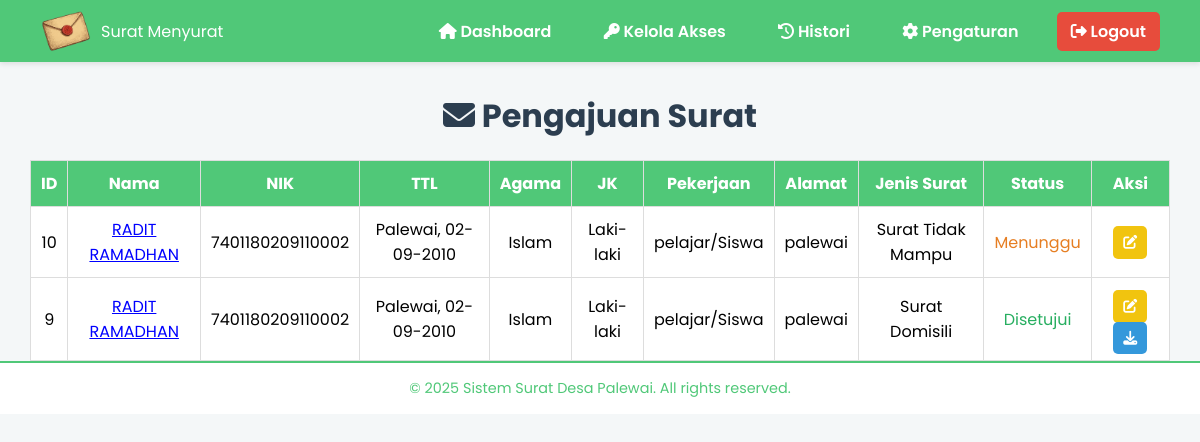
The page /pengajuan_surat.php (signed in) on the database its author committed.
### tables this page shows
CREATE TABLE `pengajuan` (
  `id` int(11) NOT NULL,
  `nama` varchar(100) NOT NULL,
  `nik` varchar(20) NOT NULL,
  `ttl` varchar(100) DEFAULT NULL,
  `agama` varchar(20) DEFAULT NULL,
  `jk` enum('Laki-laki','Perempuan') DEFAULT NULL,
  `pekerjaan` varchar(50) DEFAULT NULL,
  `alamat` text DEFAULT NULL,
  `jenis_surat` varchar(50) NOT NULL,
  `berkas` varchar(255) NOT NULL,
  `status` varchar(20) DEFAULT 'Menunggu',
  `tanggapan` text DEFAULT NULL,
  `tgl_pengajuan` datetime DEFAULT current_timestamp()
);

### pengajuan_surat.php (the view, shortened to what this page needs)
<?php
include "config.php";
$role = $_SESSION['role'];
$data = mysqli_query($conn, "SELECT * FROM pengajuan ORDER BY id DESC");
?>
<!DOCTYPE html>
<html lang="id">
<head>
<link rel="stylesheet" href="https://cdnjs.cloudflare.com/ajax/libs/font-awesome/6.4.0/css/all.min.css">
</head>
<body>
<header>
    <div class="logo"><img src="icon.png"><span>Surat Menyurat</span></div>
    <nav>
        <?php if($role == 'admin'){ ?>
            <a href="admin_dashboard.php"><i class="fas fa-home"></i> Dashboard</a>
            <a href="kelola_akses.php"><i class="fas fa-key"></i> Kelola Akses</a>
            <a href="histori.php"><i class="fas fa-history"></i> Histori</a>
            <a href="setting.php"><i class="fas fa-cog"></i> Pengaturan</a>
        <?php } ?>
        <a class="logout" href="logout.php"><i class="fas fa-sign-out-alt"></i> Logout</a>
    </nav>
</header>
<div class="container">
    <h1><i class="fas fa-envelope"></i> Pengajuan Surat</h1>
    <table>
        <tr>
            <th>ID</th><th>Nama</th><th>NIK</th><th>TTL</th><th>Agama</th><th>JK</th><th>Pekerjaan</th>
            <th>Alamat</th><th>Jenis Surat</th><th>Status</th><th>Aksi</th>
        </tr>
        <?php while($row = mysqli_fetch_assoc($data)): ?>
        <tr>
            <td><?=$row['id']?></td>
            <td>
                <a href="#" style="color:blue; text-decoration:underline;" onclick='openDetailModal(<?=json_encode($row)?>)'>
                    <?=$row['nama']?>
                </a>
            </td>
            <td><?=$row['nik']?></td>
            <td><?=$row['ttl']?></td>
            <td><?=$row['agama']?></td>
            <td><?=$row['jk']?></td>
            <td><?=$row['pekerjaan']?></td>
            <td><?=$row['alamat']?></td>
            <td><?=$row['jenis_surat']?></td>
            <td>
                <?php
                    if ($row['status']=="Menunggu") echo "<span style='color:#e67e22;'>Menunggu</span>";
                    elseif ($row['status']=="Proses") echo "<span style='color:#3498db;'>Proses</span>";
                    else echo "<span style='color:#27ae60;'>Disetujui</span>";
                ?>
            </td>
            <td>
                <button class="btn edit" onclick="openStatusModal(<?=$row['id']?>,'<?=$row['status']?>')"><i class="fas fa-edit"></i></button>
                <?php if($row['status']=="Disetujui"){
                    $id_pengajuan=$row['id']; $jenis_surat=$row['jenis_surat'];
                    $file_php="";
                    switch($jenis_surat){
                        case "Surat Domisili": $file_php="surat/surat_domisili.php?id=$id_pengajuan"; break;
                    }
                    echo '<a class="btn download" href="'.$file_php.'" target="_blank"><i class="fas fa-download"></i></a>';
                } ?>
            </td>
        </tr>
        <?php endwhile; ?>
    </table>
</div>
<footer>&copy; <?=date('Y')?> Sistem Surat Desa Palewai. All rights reserved.</footer>
</body>
</html>

### pengajuan_surat.php (style rules this page uses)
* { margin:0;padding:0;box-sizing:border-box;font-family:"Poppins",sans-serif; }
body { background:#f4f7f8; }
header { background:#50C878; padding:10px 40px; color:white; display:flex; justify-content:space-between; align-items:center; box-shadow:0 2px 5px rgba(0,0,0,0.1); }
header .logo { display:flex; align-items:center; }
header .logo img { height:42px;margin-right:10px; }
header nav a { color:white; margin-left:20px; text-decoration:none; font-weight:600; padding:8px 14px; border-radius:5px; transition:0.3s; }
header nav .logout { background:#e74c3c; }
.container { width:95%;margin:auto;margin-top:30px; }
h1 { text-align:center;margin-bottom:20px;color:#2c3e50; }
table { width:100%;border-collapse:collapse;background:white;margin-top:20px; }
table th,table td { padding:10px;border:1px solid #ddd;text-align:center; }
table th { background:#50C878;color:white; }
.btn { padding:6px 10px;border:none;border-radius:5px;cursor:pointer;color:white;font-size:14px;margin:2px; }
.edit { background:#f1c40f; }
.download { background:#3498db; }
footer { background:white;color:#50C878;text-align:center;padding:15px 20px;font-size:0.9rem;border-top:2px solid #50C878;margin-top:auto; }

### rows shown on the page
pengajuan: id "10", nama "RADIT RAMADHAN", nik "7401180209110002", ttl "Palewai, 02-09-2010", agama "Islam", jk "Laki-laki", pekerjaan "pelajar/Siswa", alamat "palewai", jenis_surat "Surat Tidak Mampu", status "Menunggu"
pengajuan: id "9", nama "RADIT RAMADHAN", nik "7401180209110002", ttl "Palewai, 02-09-2010", agama "Islam", jk "Laki-laki", pekerjaan "pelajar/Siswa", alamat "palewai", jenis_surat "Surat Domisili", status "Disetujui"
